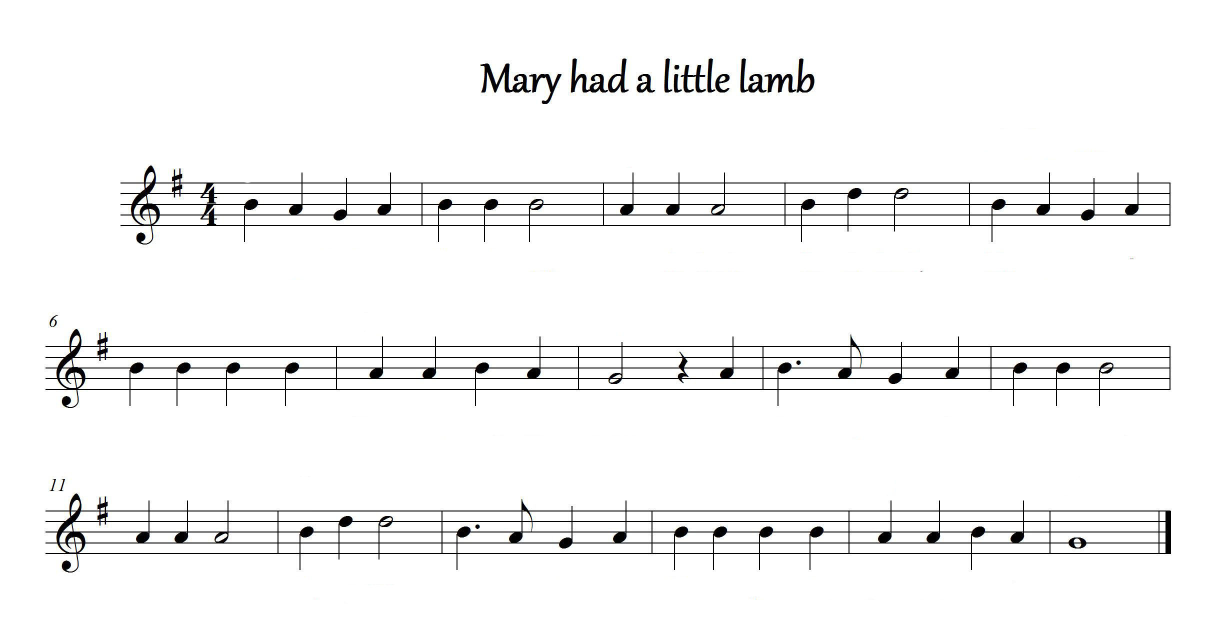
#> input picture Recognize/resources/music.jpg, 2456 x 1288 px (shown at 1/2 size)
$ python test.py
#> lines starting #> are read from the running program, lines starting #| are printed output that depends on the picture; after the words box and inside, x2 and y2 are one past the last pixel; in counts of white or black regions, pixels touching at a corner belong together
### Recognize/functions.py
# functions.py
import cv2
import numpy as np

def weighted(value):
    standard = 10
    return int(value * (standard / 10))

def threshold(image):
    image = cv2.cvtColor(image, cv2.COLOR_BGR2GRAY)
    ret, image = cv2.threshold(image, 127, 255, cv2.THRESH_BINARY_INV | cv2.THRESH_OTSU)
    return image

# [4 lines left out: function camera_threshold, not called in this run]

def closing(image):
    kernel = np.ones((weighted(5), weighted(5)), np.uint8)
    image = cv2.morphologyEx(image, cv2.MORPH_CLOSE, kernel)
    return image

# [39 lines left out: functions get_number, convert_to_sentence, not called in this run]

### Recognize/modules.py
# modules.py
import cv2
import numpy as np
import functions as fs

def remove_noise(image):
    image = fs.threshold(image)  # 이미지 이진화
    mask = np.zeros(image.shape, np.uint8)  # 보표 영역만 추출하기 위해 마스크 생성
    subimages = []  # subimage들을 저장할 리스트
    cnt, labels, stats, centroids = cv2.connectedComponentsWithStats(image)  # 레이블링
    for i in range(1, cnt):
        x, y, w, h, area = stats[i]
        if w > image.shape[1] * 0.5:  # 보표 영역에만
            cv2.rectangle(mask, (x, y, w, h), (255, 0, 0), -1)  # 사각형 그리기

            # 원본 이미지에서 사각형 영역 추출하여 subimages 리스트에 추가
            subimage =[x, y, w, h]
            subimages.append(subimage)

    masked_image = cv2.bitwise_and(image, mask)  # 보표 영역 추출

    return masked_image, subimages

# [16 lines left out: function camera_remove_noise, not called in this run]

def remove_staves(image):
    height, width = image.shape
    staves = []  # 오선의 좌표들이 저장될 리스트

    for row in range(height):
        pixels = 0
        for col in range(width):
            pixels += (image[row][col] == 255)  # 한 행에 존재하는 흰색 픽셀의 개수를 셈
        if pixels >= width * 0.5:  # 이미지 넓이의 50% 이상이라면
            if len(staves) == 0 or abs(staves[-1][0] + staves[-1][1] - row) > 1:  # 첫 오선이거나 이전에 검출된 오선과 다른 오선
                staves.append([row, 0])  # 오선 추가 [오선의 y 좌표][오선 높이]
            else:  # 이전에 검출된 오선과 같은 오선
                staves[-1][1] += 1  # 높이 업데이트

    for staff in range(len(staves)):
        top_pixel = staves[staff][0]  # 오선의 최상단 y 좌표
        bot_pixel = staves[staff][0] + staves[staff][1]  # 오선의 최하단 y 좌표 (오선의 최상단 y 좌표 + 오선 높이)
        for col in range(width):
            if image[top_pixel - 1][col] == 0 and image[bot_pixel + 1][col] == 0:  # 오선 위, 아래로 픽셀이 있는지 탐색
                for row in range(top_pixel, bot_pixel + 1):
                    image[row][col] = 0  # 오선을 지움

    return image, [x[0] for x in staves]

def normalization(image, staves, standard):
    avg_distance = 0
    lines = int(len(staves) / 5)  # 보표의 개수
    for line in range(lines):
        for staff in range(4):
            staff_above = staves[line * 5 + staff]
            staff_below = staves[line * 5 + staff + 1]
            avg_distance += abs(staff_above - staff_below)  # 오선의 간격을 누적해서 더해줌
    avg_distance /= len(staves) - lines  # 오선 간의 평균 간격

    height, width = image.shape  # 이미지의 높이와 넓이
    weight = standard / avg_distance  # 기준으로 정한 오선 간격을 이용해 가중치를 구함
    new_width = int(width * weight)  # 이미지의 넓이에 가중치를 곱해줌
    new_height = int(height * weight)  # 이미지의 높이에 가중치를 곱해줌

    image = cv2.resize(image, (new_width, new_height))  # 이미지 리사이징
    # ret, image = cv2.threshold(image, 127, 255, cv2.THRESH_BINARY | cv2.THRESH_OTSU)  # 이미지 이진화 !! 이진화 작업시 음표 손실됨
    staves = [x * weight for x in staves]  # 오선 좌표에도 가중치를 곱해줌

    return image, staves

### Recognize/test.py
import cv2
import os
import numpy as np
import functions as fs
import modules

# 이미지 불러오기
resource_path = os.getcwd() + "/resources/"
image_0 = cv2.imread(resource_path + "music.jpg")
#> image_0 is the input picture: shape (1288, 2456, 3); mean B, G, R 245.2, 245.2, 245.2

# 결과를 저장할 디렉토리 생성 (이미 존재하는 경우 무시)
result_dir = 'result'
os.makedirs(result_dir, exist_ok=True)

# 1. 보표 영역 추출 및 그 외 노이즈 제거
image_1, subimage = modules.remove_noise(image_0)
#> in threshold, `ret, image = cv2.threshold(image, 127, 255, cv2.THRESH_BINARY_INV | cv..`:
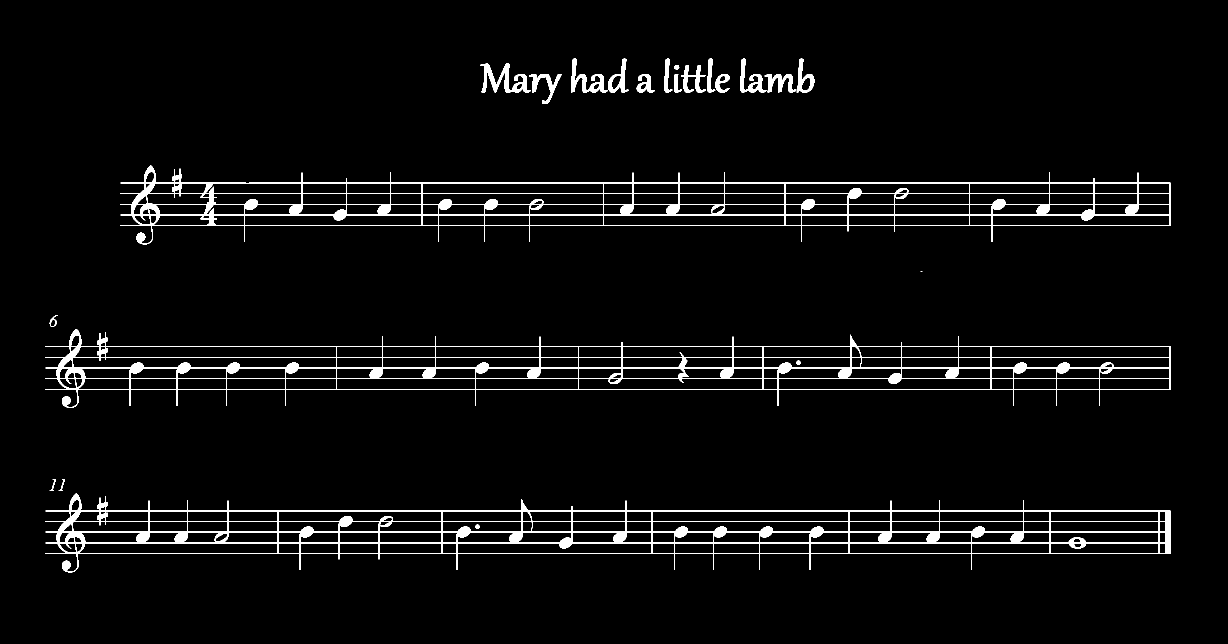
#> image: shape (1288, 2456) (shown at 1/2 size); 3.8% white; 23 white regions (1 under 20 px), largest, box (x1, y1, x2, y2) and area: (91, 987, 2342, 1145) 37051, (91, 658, 2341, 816) 35499, (241, 331, 2341, 489) 34226
#> in threshold, `ret, image = cv2.threshold(image, 127, 255, cv2.THRESH_BINARY_INV | cv..`: ret = 130
#> in remove_noise, `cnt, labels, stats, centroids = cv2.connectedComponentsWithStats(image)`:
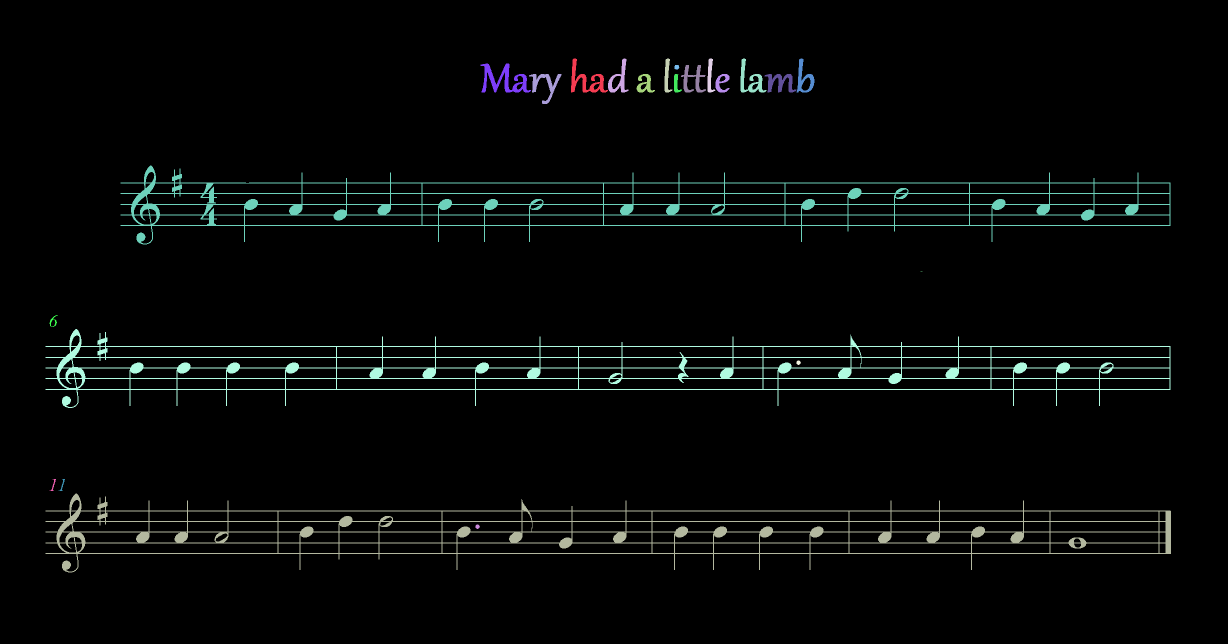
#> labels: shape (1288, 2456) int32 (shown at 1/2 size); 24 distinct labels, from 0 to 23; one colour per label, 0 black
#> in remove_noise, `cnt, labels, stats, centroids = cv2.connectedComponentsWithStats(image)`: cnt = 24; stats = 24 rows, first 6: [0, 0, 2456, 1288, 3043319], [1142, 117, 74, 68, 1594], [1216, 117, 41, 68, 984], [1329, 117, 16, 68, 532], [1415, 117, 16, 68, 532], [1481, 117, 52, 68, 1193]; centroids = 24 rows, first 8: [1229.1, 641.9], [1171.9, 161.3], [1237.5, 158.9], [1333.5, 151.5], [1419.4, 151.4], [1500.4, 160.6], [1607.9, 156.9], [1007.3, 159.8]
#> the loop in remove_noise, `for i in range(1, cnt):` made 23 passes
#> (x, y, w, h, area) on passes 1 to 12: (1142, 117, 74, 68, 1594), (1216, 117, 41, 68, 984), (1329, 117, 16, 68, 532), (1415, 117, 16, 68, 532), (1481, 117, 52, 68, 1193), (1593, 117, 36, 68, 963), (961, 127, 101, 58, 2186), (1349, 130, 10, 9, 74), (1362, 130, 50, 55, 1044), (1058, 148, 65, 60, 1139), (1273, 148, 37, 37, 662), (1348, 148, 16, 37, 300)
#> after the loop in remove_noise, `for i in range(1, cnt):`:
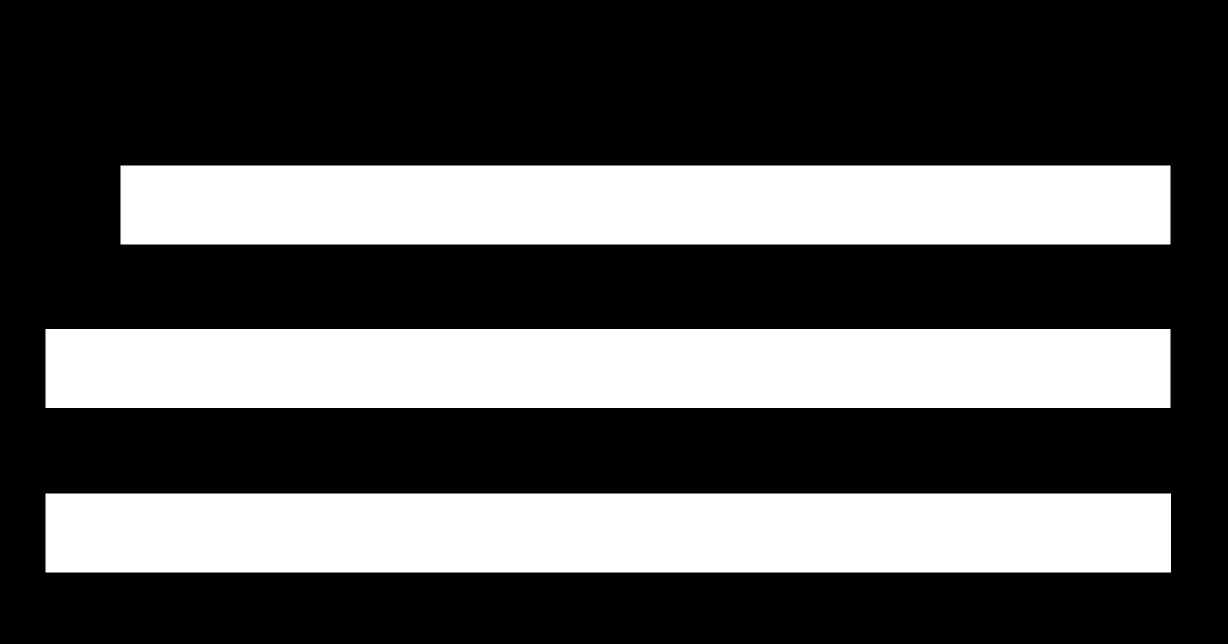
#> mask: shape (1288, 2456) (shown at 1/2 size); 33% white; 3 white regions, box (x1, y1, x2, y2) and area: (91, 987, 2342, 1145) 355658, (91, 658, 2341, 816) 355500, (241, 331, 2341, 489) 331800
#> after the loop in remove_noise, `for i in range(1, cnt):`: subimages = [[241, 331, 2100, 158], [91, 658, 2250, 158], [91, 987, 2251, 158]]
#> in remove_noise, `masked_image = cv2.bitwise_and(image, mask)`: masked_image: shape (1288, 2456); 3.4% white; 5 white regions, box (x1, y1, x2, y2) and area: (91, 987, 2342, 1145) 37051, (91, 658, 2341, 816) 35499, (241, 331, 2341, 489) 34226, (1593, 721, 1602, 730) 59, (951, 1049, 960, 1058) 59
#> subimage has the same summary as subimages in remove_noise

# 2. 오선 제거
image_2, staves = modules.remove_staves(image_1)
#> after the loop in remove_staves, `for row in range(height):`: staves = [[365, 1], [386, 1], [408, 1], [429, 1], [450, 1], [692, 1], [714, 1], [735, 1], [756, 1], [778, 1], [1021, 1], [1042, 1], [1063, 1], [1085, 1], [1106, 1]]
#> the loop in remove_staves, `for staff in range(len(staves)):` made 15 passes
#> (top_pixel, bot_pixel) on passes 1 to 12: (365, 366), (386, 387), (408, 409), (429, 430), (450, 451), (692, 693), (714, 715), (735, 736), (756, 757), (778, 779), (1021, 1022), (1042, 1043)
#> after the loop in remove_staves, `for staff in range(len(staves)):`:
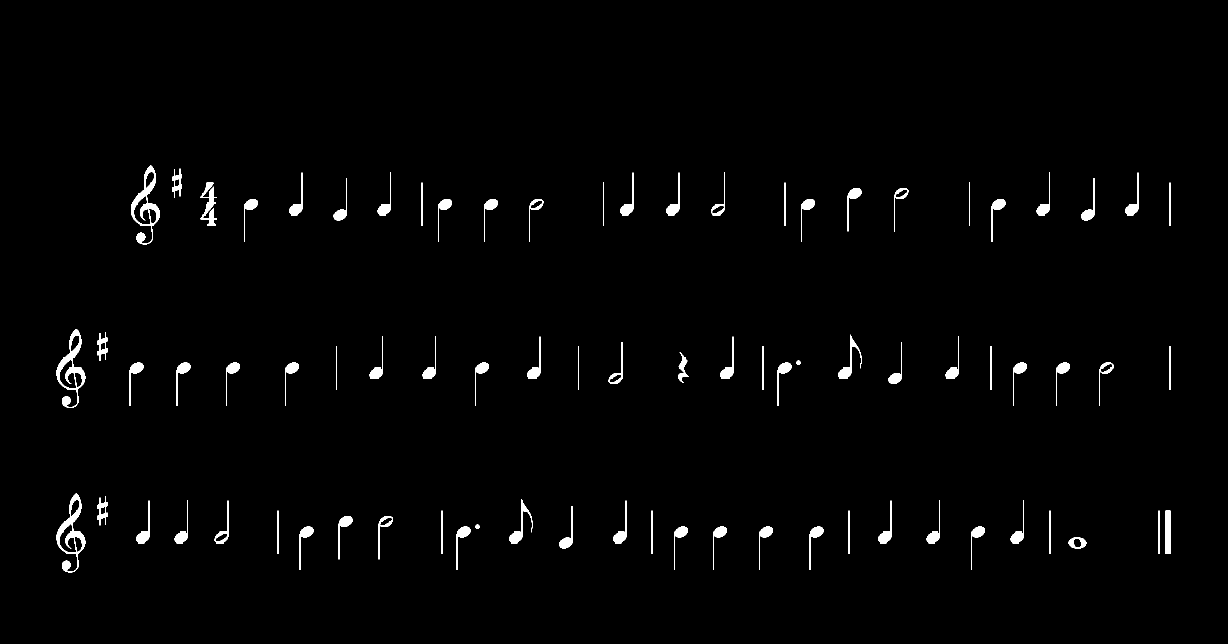
#> image: shape (1288, 2456) (shown at 1/2 size); 1.4% white; 81 white regions, largest, box (x1, y1, x2, y2) and area: (113, 658, 171, 816) 2522, (113, 987, 171, 1145) 2512, (262, 331, 320, 489) 2510
#> staves = [365, 386, 408, 429, 450, 692, 714, 735, 756, 778, 1021, 1042, 1063, 1085, 1106]

# 3. 악보 이미지 정규화
image_3, staves = modules.normalization(image_2, staves, 10)
#> in normalization, `lines = int(len(staves) / 5)`: lines = 3
#> after the loop in normalization, `for line in range(lines):`: avg_distance = 256
#> in normalization, `avg_distance /= len(staves) - lines`: avg_distance = 21.33
#> in normalization, `weight = standard / avg_distance`: weight = 0.469
#> in normalization, `new_width = int(width * weight)`: new_width = 1151
#> in normalization, `new_height = int(height * weight)`: new_height = 603
#> in normalization, `image = cv2.resize(image, (new_width, new_height))`:
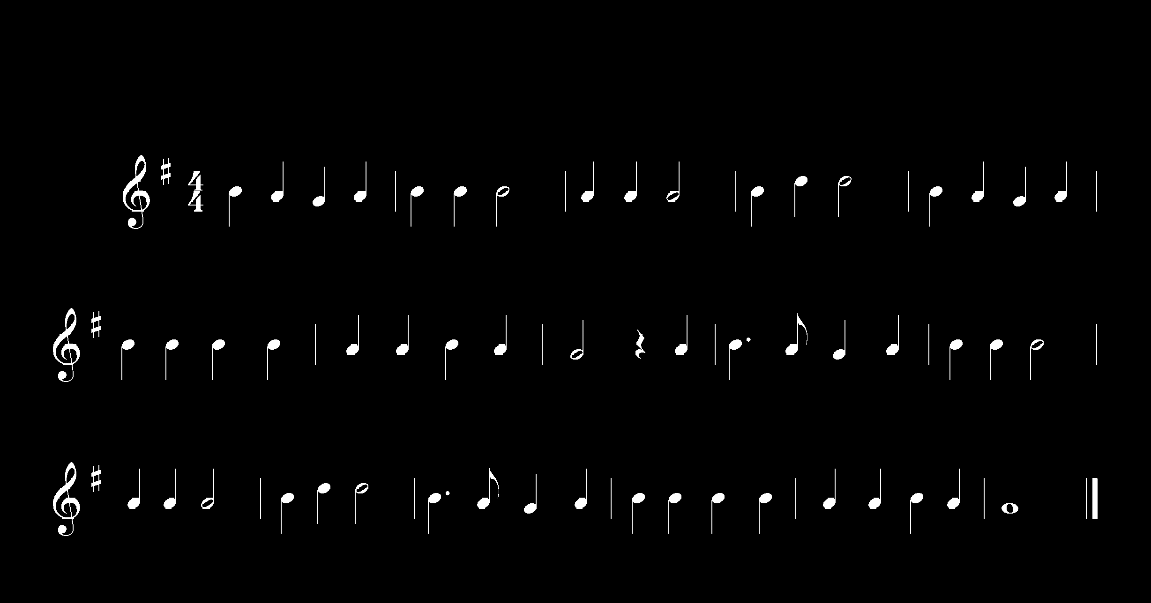
#> image: shape (603, 1151); min 0, max 255, mean 3.7
#> in normalization, `staves = [x * weight for x in staves]`: staves = [171.1, 180.9, 191.2, 201.1, 210.9, 324.4, 334.7, 344.5, 354.4, 364.7, 478.6, 488.4, 498.3, 508.6, 518.4]

# 4. 레이블링을 사용한 검출
closing_image = fs.closing(image_3)
cnt, labels, stats, centroids = cv2.connectedComponentsWithStats(closing_image)  # 모든 객체 검출하기
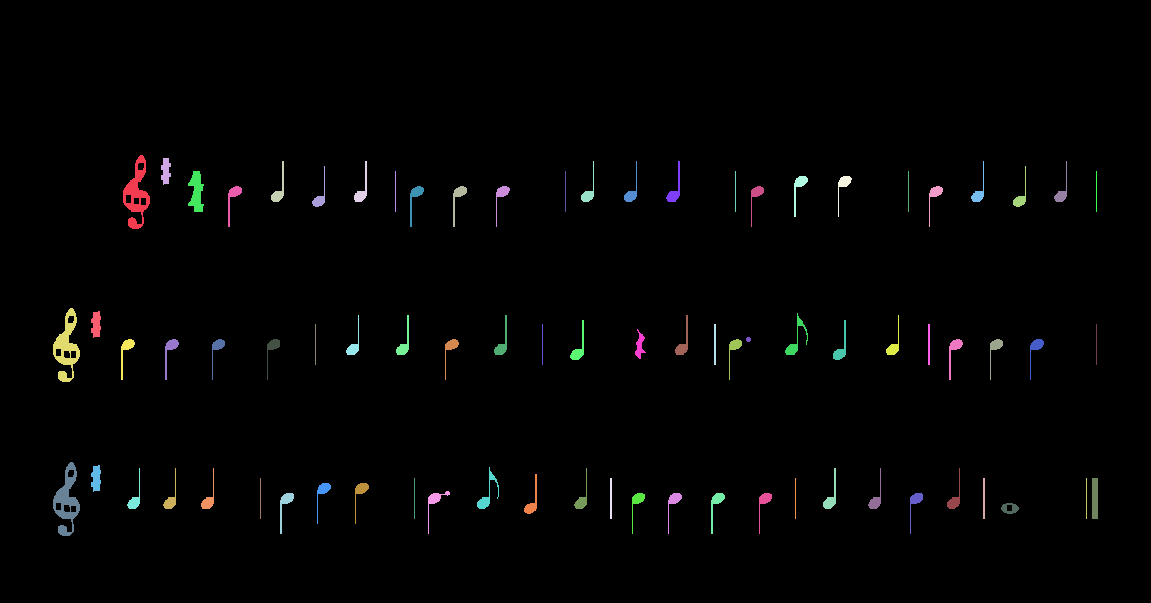
#> labels: shape (603, 1151) int32; 80 distinct labels, from 0 to 79; one colour per label, 0 black
#> cnt = 80; stats = 80 rows, first 6: [0, 0, 1151, 603, 680742], [123, 155, 27, 74, 855], [161, 158, 10, 27, 193], [271, 161, 13, 41, 174], [354, 161, 13, 41, 177], [581, 161, 13, 41, 147]; centroids = 80 pairs, first value 66.21 to 1096, second value 170.6 to 508

# stats 배열을 x 좌표를 기준으로 정렬
sorted_stats = sorted(stats[1:], key=lambda x: x[0])
#> sorted_stats = 79 items, first 6: [53, 308, 27, 74, 849], [53, 462, 27, 74, 856], [91, 311, 10, 27, 205], [91, 465, 10, 27, 205], [121, 339, 14, 41, 175], [123, 155, 27, 74, 855]

# 모든 객체를 반복하며 (배경 제외)
for i in range(1, cnt):
    (x, y, w, h, area) = sorted_stats[i - 1]  # 인덱스에 주의하여 수정

    # 작은 객체는 무시합니다 (필요에 따라 최소 크기 임계값을 조정하세요)
    if w < fs.weighted(5) or h < fs.weighted(5):
        continue

    # 객체의 ROI를 추출합니다
    object_roi = image_3[y - 2:y + h + 2, x - 2: x + w + 2]

    # 객체의 높이와 너비를 계산합니다
    height, width = object_roi.shape

    # 수직 히스토그램을 저장할 배열을 생성합니다
    histogram = np.zeros((height, width), np.uint8)

    # 각 열에 대한 수직 히스토그램을 계산합니다
    for col in range(width):
        pixels = np.count_nonzero(object_roi[:, col])
        histogram[height - pixels:, col] = 255  # 히스토그램을 아래부터 채웁니다

    # 수직 히스토그램을 기반으로 객체 내의 음표 기둥 개수를 계산합니다
    note_pillar_count = 0
    threshold = 30  # 열을 음표 기둥으로 간주할 임계값 (필요에 따라 조정하세요)
    max_duplicate_distance = 3  # 중복 기둥으로 간주할 최대 거리 (필요에 따라 조정하세요)

    previous_pillar_position = None

    for col in range(width):
        if np.count_nonzero(histogram[:, col]) >= threshold:
            # 이전 기둥이 없거나 현재 기둥과의 거리가 최대 거리 이상인 경우 중복으로 처리
            if previous_pillar_position is None or abs(col - previous_pillar_position) >= max_duplicate_distance:
                note_pillar_count += 1
            previous_pillar_position = col

    # 현재 객체의 결과를 출력합니다
    print(f"객체 {i + 1} - 음표 기둥 개수: {note_pillar_count}")

    # 객체를 개별 파일로 저장합니다 (기둥 개수에 따라 분리)
    for j in range(note_pillar_count):
        x1 = x + j * (w // note_pillar_count)  # 분리된 객체의 왼쪽 x 좌표
        x2 = x1 + (w // note_pillar_count)  # 분리된 객체의 오른쪽 x 좌표
        object_pillar = object_roi[:, x1 - (x - 2): x2 - (x - 2)]  # 기둥에 해당하는 부분 추출
        filename = f"{result_dir}/object_{i + 1}_pillar_{j + 1}.png"  # 결과 디렉토리와 파일 이름 설정
        cv2.imwrite(filename, object_pillar)
#> this loop made 79 passes
#> (x, y, w, h, area) on passes 1 to 12: (53, 308, 27, 74, 849), (53, 462, 27, 74, 856), (91, 311, 10, 27, 205), (91, 465, 10, 27, 205), (121, 339, 14, 41, 175), (123, 155, 27, 74, 855), (127, 468, 13, 41, 150), (161, 158, 10, 27, 193), (163, 468, 13, 41, 151), (165, 339, 14, 41, 177), (188, 171, 16, 41, 411), (201, 468, 13, 41, 155)
#> pass 2, `cv2.imwrite(filename, object_pillar)`:
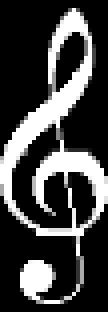
#> saved as object_3_pillar_1.png: shape (78, 27) (shown 4 times larger); min 0, max 255, mean 67.1

# 음표 기둥 개수가 표시된 최종 결과 이미지를 표시합니다
cv2.imshow('result_image', image_1)
k = cv2.waitKey(0)
#> (key Esc is pressed here)
if k == 27:
    cv2.destroyAllWindows()
